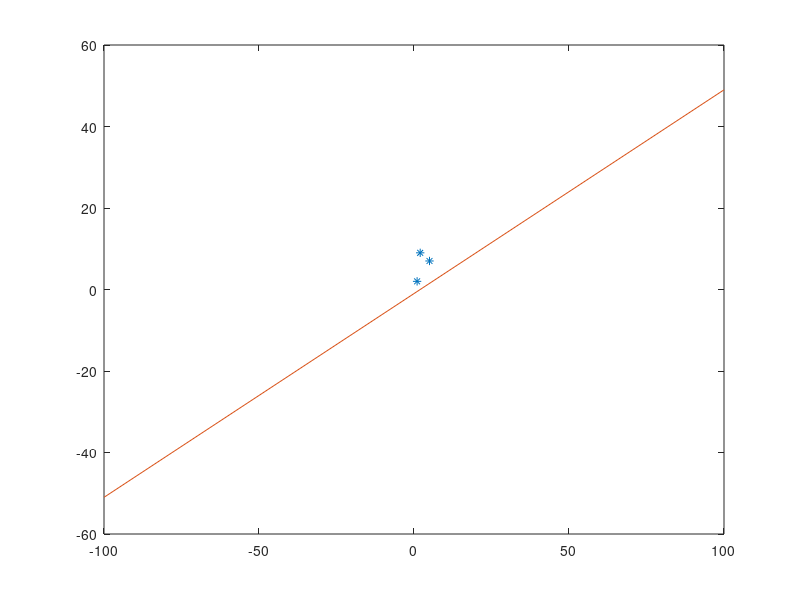

Recreate this plot in MATLAB. (Note: this script raises an error after producing the figure.)
% triangle (add your points)
A = [1 2];
B = [5 7];
C = [2 9];
M = [A; B; C]; % matrix to hold points
plot(M(:,1),M(:,2),'*')
% line of symmetry (add your m and n)
m = .5;
n = -1;
x = [-100 100];
y = m.*x+n;
hold on
plot(x,y)
hold off
As = symetric_P_about_line(A,m,n);
Bs = symetric_P_about_line(B,m,n);
Cs = symetric_P_about_line(C,m,n);
Ms = [As; Bs; Cs]; % matrix to hold symmetric points 
hold on
plot(Ms(:,1),Ms(:,2),'r*')
hold off
axis([-10 20 -10 20])
axis square